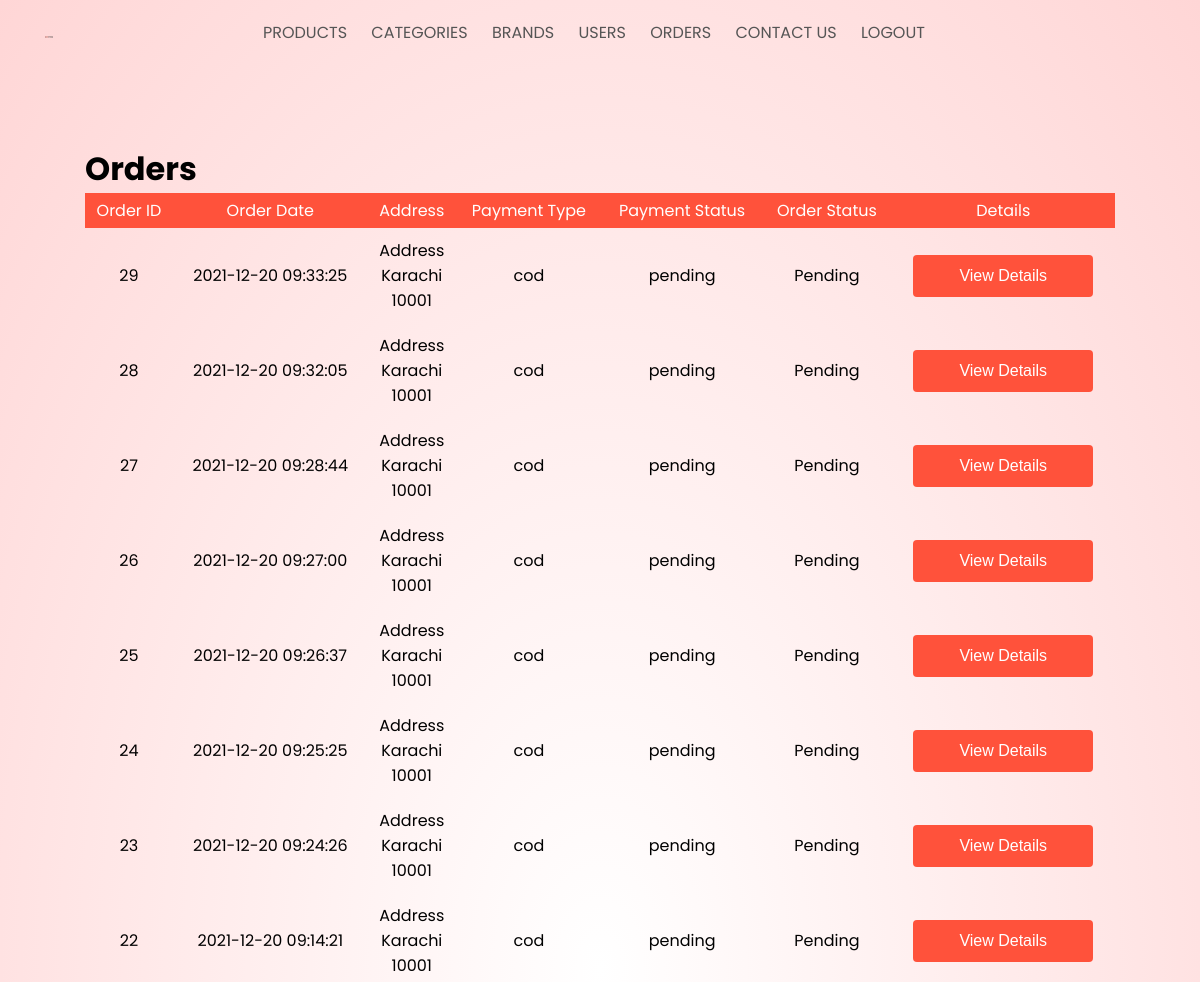
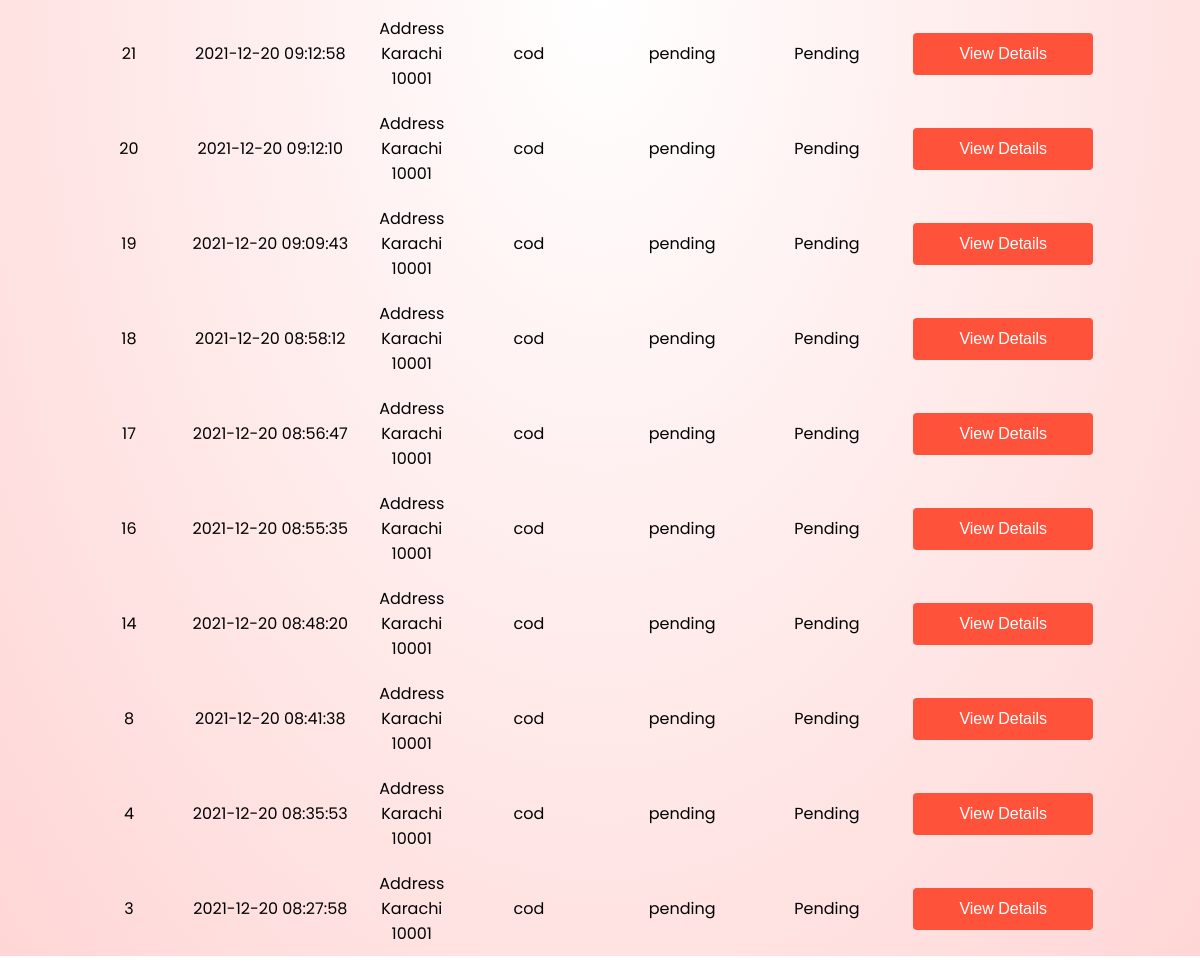
Screenshot of /Project/admin/orders.php (signed in) with the database file from the repository (2 pictures, top to bottom).
### tables this page shows
CREATE TABLE `orders` (
  `id` int(11) NOT NULL,
  `user_id` int(11) NOT NULL,
  `address` text NOT NULL,
  `city` varchar(50) NOT NULL,
  `pincode` int(11) NOT NULL,
  `total_amount` float NOT NULL,
  `payment_type` varchar(50) NOT NULL,
  `payment_status` varchar(50) NOT NULL,
  `order_status` int(11) NOT NULL,
  `added_on` datetime NOT NULL
);

CREATE TABLE `order_status` (
  `id` int(11) NOT NULL,
  `status` varchar(50) NOT NULL
);

### Project/admin/orders.php (the view)
<?php
require('header.php');
?>
<div class="small-conatiner cart-page">
    <div class="card-body">
        <h1 class="box-title">Orders</h1>
    </div>
    <table>
        <thead>
            <tr>
                <th class="product-thumbnail">Order ID</th>
                <th class="product-name">Order Date</th>
                <th class="product-price">Address</th>
                <th class="product-quantity">Payment Type</th>
                <th class="product-subtotal">Payment Status</th>
                <th class="product-remove">Order Status</th>
                <th class="product-remove">Details</th>
            </tr>
        </thead>
        <tbody>
			<?php
            $res = mysqli_query($con, "select o.*, os.status as order_status_2 from orders o, order_status os where os.id = o.order_status order by o.id desc");
            while($row = mysqli_fetch_assoc($res))
            {?>
			<tr>
                <td><?php echo $row['id']?></td>
				<td><?php echo $row['added_on']?></td>
				<td>
                    <?php echo $row['address']?><br>
                    <?php echo $row['city']?><br>
                    <?php echo $row['pincode']?>
                </td>
				<td><?php echo $row['payment_type']?></td>
				<td><?php echo $row['payment_status']?></td>
				<td><?php echo $row['order_status_2']?></td>
                <?php
                echo "<td><a href='order_details.php?order_id=".$row['id']."'><button class='button' type='submit'>View Details</button></a></td>";?>
			</tr>
			<?php }?>
        </tbody>
    </table>
</div>

### Project/style.css (style rules this page uses)
* { margin: 0; padding: 0; box-sizing: border-box; }
.button { background-color: #ff523b; color: white; width: 11.25rem; padding: 0.75rem 1.25rem; border: none; border-radius: 0.25rem; cursor: pointer; font-size: 1rem; display: inline-block; }
a { text-decoration: none; color: #555; }
.small-conatiner { max-width: 67.5rem; margin: auto; padding-left: 1.5625rem; padding-right: 1.5625rem; }
.cart-page { margin: 5rem auto; }
table { width:100%; border-collapse: collapse; }
th { text-align: center; padding: 0.3125rem; color: #fff; background: #ff523b; font-weight: normal; }
td { text-align: center; padding: 0.625rem 0.3125rem; }
td a { color: #ff523b; font-size: 0.75rem; }

### rows the page displays
orders: id "29", added_on "2021-12-20 09:33:25", address "Address", city "Karachi", pincode "10001", payment_type "cod", payment_status "pending", order_status.status "Pending"
orders: id "28", added_on "2021-12-20 09:32:05", address "Address", city "Karachi", pincode "10001", payment_type "cod", payment_status "pending", order_status.status "Pending"
orders: id "27", added_on "2021-12-20 09:28:44", address "Address", city "Karachi", pincode "10001", payment_type "cod", payment_status "pending", order_status.status "Pending"
orders: id "26", added_on "2021-12-20 09:27:00", address "Address", city "Karachi", pincode "10001", payment_type "cod", payment_status "pending", order_status.status "Pending"
orders: id "25", added_on "2021-12-20 09:26:37", address "Address", city "Karachi", pincode "10001", payment_type "cod", payment_status "pending", order_status.status "Pending"
orders: id "24", added_on "2021-12-20 09:25:25", address "Address", city "Karachi", pincode "10001", payment_type "cod", payment_status "pending", order_status.status "Pending"
orders: id "23", added_on "2021-12-20 09:24:26", address "Address", city "Karachi", pincode "10001", payment_type "cod", payment_status "pending", order_status.status "Pending"
orders: id "22", added_on "2021-12-20 09:14:21", address "Address", city "Karachi", pincode "10001", payment_type "cod", payment_status "pending", order_status.status "Pending"
orders: id "21", added_on "2021-12-20 09:12:58", address "Address", city "Karachi", pincode "10001", payment_type "cod", payment_status "pending", order_status.status "Pending"
orders: id "20", added_on "2021-12-20 09:12:10", address "Address", city "Karachi", pincode "10001", payment_type "cod", payment_status "pending", order_status.status "Pending"
orders: id "19", added_on "2021-12-20 09:09:43", address "Address", city "Karachi", pincode "10001", payment_type "cod", payment_status "pending", order_status.status "Pending"
orders: id "18", added_on "2021-12-20 08:58:12", address "Address", city "Karachi", pincode "10001", payment_type "cod", payment_status "pending", order_status.status "Pending"
orders: id "17", added_on "2021-12-20 08:56:47", address "Address", city "Karachi", pincode "10001", payment_type "cod", payment_status "pending", order_status.status "Pending"
orders: id "16", added_on "2021-12-20 08:55:35", address "Address", city "Karachi", pincode "10001", payment_type "cod", payment_status "pending", order_status.status "Pending"
orders: id "14", added_on "2021-12-20 08:48:20", address "Address", city "Karachi", pincode "10001", payment_type "cod", payment_status "pending", order_status.status "Pending"
orders: id "8", added_on "2021-12-20 08:41:38", address "Address", city "Karachi", pincode "10001", payment_type "cod", payment_status "pending", order_status.status "Pending"
orders: id "4", added_on "2021-12-20 08:35:53", address "Address", city "Karachi", pincode "10001", payment_type "cod", payment_status "pending", order_status.status "Pending"
orders: id "3", added_on "2021-12-20 08:27:58", address "Address", city "Karachi", pincode "10001", payment_type "cod", payment_status "pending", order_status.status "Pending"
